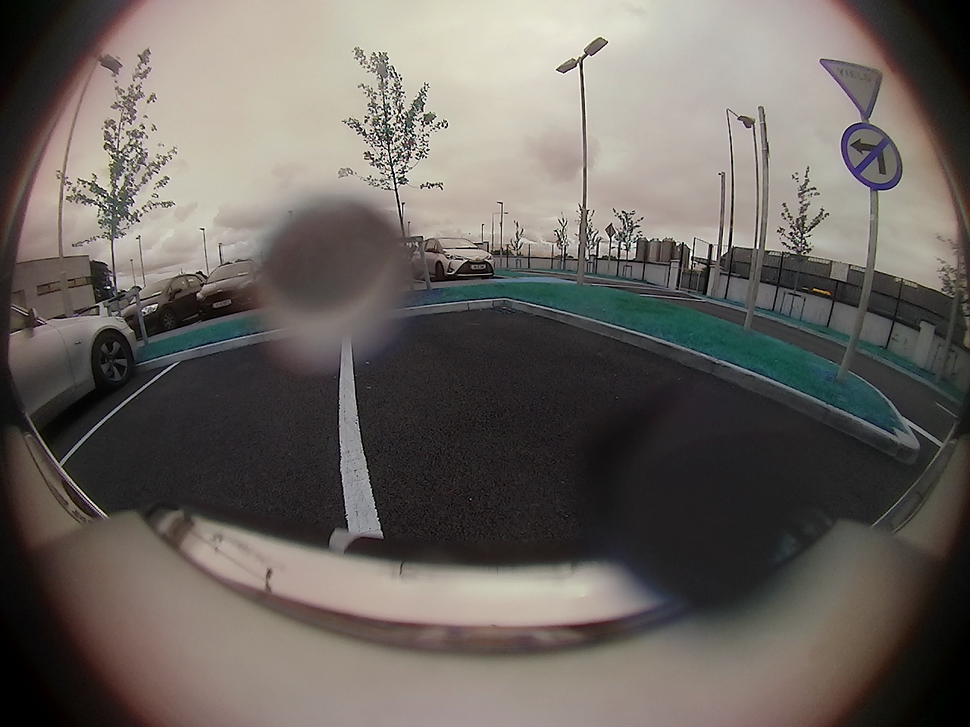
#> input picture syntetic_generation/dirt_samples/image/0669_FV.png, 970 x 727 px, shrunk from 1280 x 960 before the run; its folder holds only this picture in this run
$ python dirt_from_dataset_extractor.py
#> lines starting #> are read from the running program, lines starting #| are printed output that depends on the picture; after the words box and inside, x2 and y2 are one past the last pixel; in counts of white or black regions, pixels touching at a corner belong together
import cv2
import numpy as np
import os

base_dir = "dirt_samples"
image_dir = os.path.join(base_dir, "image")
mask_dir = os.path.join(base_dir, "mask")
output_dir = 'dirt'

os.makedirs(output_dir, exist_ok=True)
image_files = [f for f in os.listdir(image_dir) if f.lower().endswith(('.jpg', '.jpeg', '.png'))]

for image_file in image_files:
    image_path = os.path.join(image_dir, image_file)
    mask_path = os.path.join(mask_dir, image_file)
    if not os.path.exists(mask_path):
        print(f"Пропущено: маска для {image_file} не найдена.")
        continue
    image = cv2.imread(image_path, cv2.IMREAD_UNCHANGED)
#> image is the input picture: shape (727, 970, 3); mean B, G, R 94.9, 99.9, 105.8
    mask = cv2.imread(mask_path, cv2.IMREAD_GRAYSCALE)
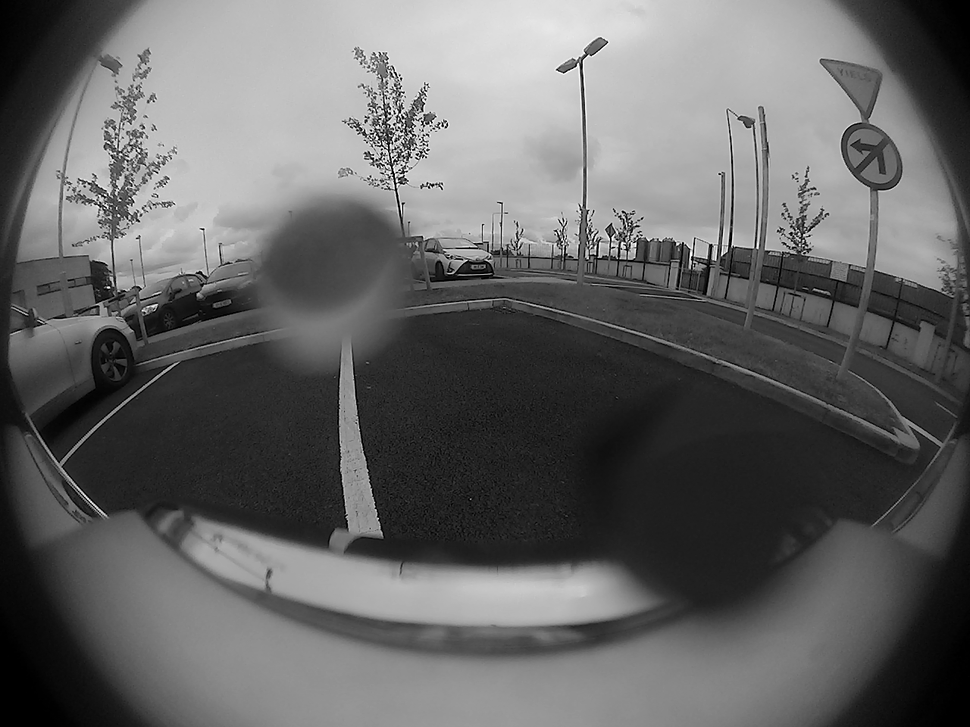
#> mask: shape (727, 970); min 0, max 255, mean 100.6

    if image is None or mask is None:
        print(f"Ошибка загрузки: {image_file}")
        continue

    if image.shape[2] == 3:
        alpha_channel = np.ones((image.shape[0], image.shape[1]), dtype=np.uint8) * 255
        image = np.dstack((image, alpha_channel))
#> image: shape (727, 970, 4)
    contours, _ = cv2.findContours(mask, cv2.RETR_EXTERNAL, cv2.CHAIN_APPROX_SIMPLE)
#> contours = 20 contours, 19 with area under 20; largest, box (x1, y1, x2, y2) and area: (0, 0, 970, 727) 698747
    area_count = 0
    for contour in contours:
        single_mask = np.zeros_like(mask)
        cv2.drawContours(single_mask, [contour], -1, 255, thickness=cv2.FILLED)
        alpha = np.zeros_like(mask)
        alpha[single_mask > 0] = 255
        extracted_area = cv2.bitwise_and(image, image, mask=single_mask)
        extracted_area_with_alpha = np.dstack((extracted_area[:, :, :3], alpha))
        x, y, w, h = cv2.boundingRect(contour)
        cropped_area = extracted_area_with_alpha[y:y+h, x:x+w]
        output_path = os.path.join(output_dir, f"{os.path.splitext(image_file)[0]}_{area_count + 1}.png")
        cv2.imwrite(output_path, cropped_area)
        print(f"Сохранено: {output_path}")
        area_count += 1
#> this loop made 20 passes
#> (x, y, w, h, cropped_area) on passes 1, 2, 3, 4, 6, 8, 14: (940, 725, 1, 1, [[0, 2, 1, 255]]), (942, 723, 1, 1, [[0, 2, 0, 255]]), (39, 715, 1, 1, [[0, 2, 0, 255]]), (949, 711, 1, 1, [[0, 2, 0, 255]]), (959, 693, 1, 1, [[0, 2, 0, 255]]), (26, 692, 1, 1, [[1, 1, 1, 255]]), (965, 673, 1, 1, [[0, 2, 1, 255]])
#> (contour, x, y, w, h) on passes 5, 9, 10, 11, 17, 18: ([[953, 700], [954, 701], [954, 700]], 953, 700, 2, 2), ([[32, 686], [31, 687], [31, 688], [32, 688]], 31, 686, 2, 3), ([[960, 682], [960, 683], [961, 684], [961, 682]], 960, 682, 2, 3), ([[961, 678], [962, 679]], 961, 678, 2, 2), ([[8, 655], [7, 656], [8, 656]], 7, 655, 2, 2), ([[969, 642], [968, 643], [969, 643]], 968, 642, 2, 2)
#| Сохранено: dirt/0669_FV_1.png
#| Сохранено: dirt/0669_FV_2.png
#| Сохранено: dirt/0669_FV_3.png
#| Сохранено: dirt/0669_FV_4.png
#| Сохранено: dirt/0669_FV_5.png
#| Сохранено: dirt/0669_FV_6.png
#| Сохранено: dirt/0669_FV_7.png
#| Сохранено: dirt/0669_FV_8.png
#> (further printed lines are left out)
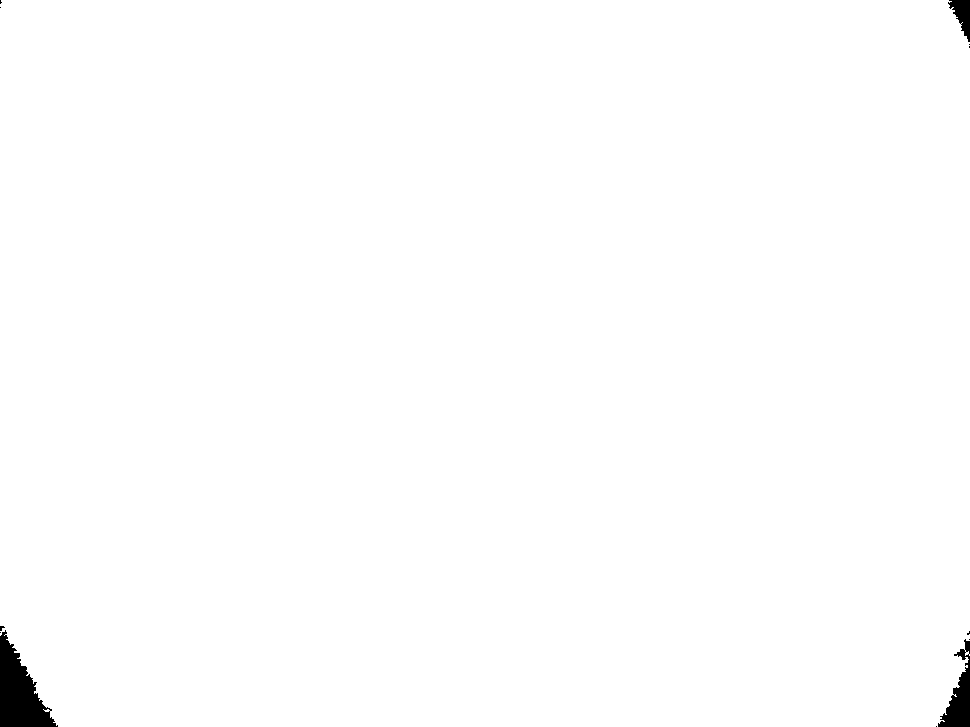
#> alpha: shape (727, 970); 99.3% white; 12 black regions (9 under 20 px), largest, box (x1, y1, x2, y2) and area: (0, 630, 58, 727) 2927, (938, 639, 970, 727) 1241, (948, 0, 970, 42) 489
#> after the loop, area_count = 20

    print(f"Обработано изображение: {image_file}, найдено областей: {area_count}")
#| Обработано изображение: 0669_FV.png, найдено областей: 20

print("Обработка завершена.")

$ run again, on syntetic_generation/dirt_samples/image/0756_FV.png
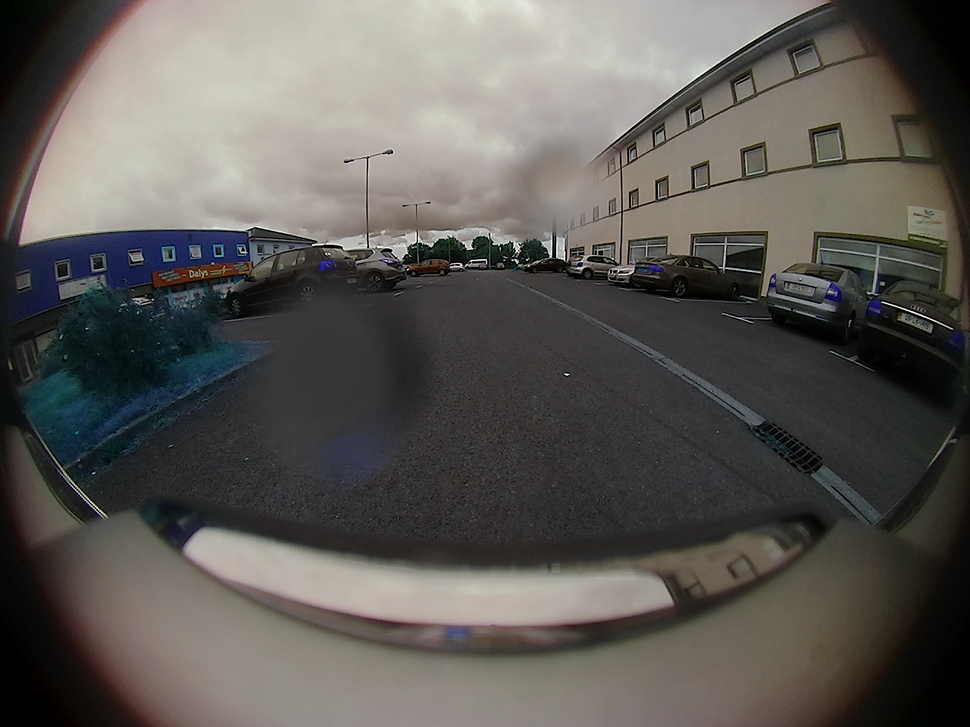
#> input picture syntetic_generation/dirt_samples/image/0756_FV.png, 970 x 727 px, shrunk from 1280 x 960 before the run
#> image is the input picture: shape (727, 970, 3); mean B, G, R 85.9, 89.8, 92.7
#> `mask = cv2.imread(mask_path, cv2.IMREAD_GRAYSCALE)`:
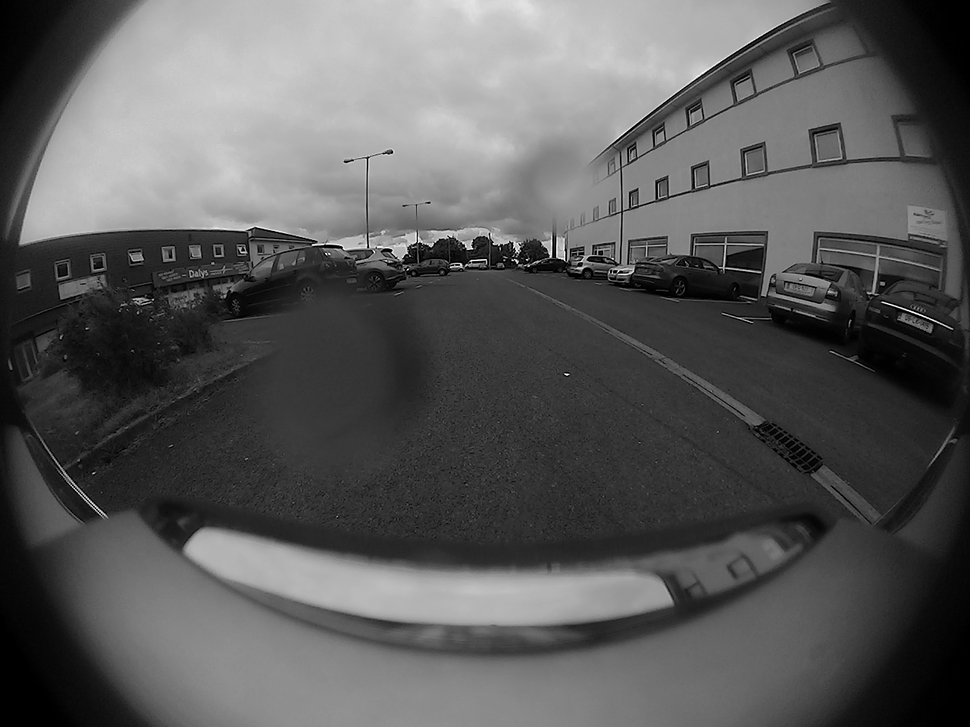
#> mask: shape (727, 970); min 0, max 255, mean 89.8
#> image: shape (727, 970, 4)
#> contours = 37 contours, 36 with area under 20; largest, box (x1, y1, x2, y2) and area: (0, 0, 970, 727) 696664
#> the loop `for contour in contours:` made 37 passes
#> (contour, x, y, w, h, cropped_area) on passes 2, 3, 5, 6: ([[946, 702], [946, 703]], 946, 702, 1, 2, [[0, 2, 0, 255], [0, 2, 0, 255]]), ([[44, 702], [44, 704]], 44, 702, 1, 3, [[0, 0, 4, 255], [0, 0, 4, 255], [0, 0, 4, 255]]), ([[41, 692], [41, 694]], 41, 692, 1, 3, [[0, 0, 4, 255], [0, 0, 4, 255], [0, 0, 4, 255]]), ([[36, 689], [38, 689]], 36, 689, 3, 1, [[0, 0, 4, 255], [0, 0, 4, 255], [0, 0, 4, 255]])
#> (printed output is left out)
#> after the loop `for contour in contours:`:
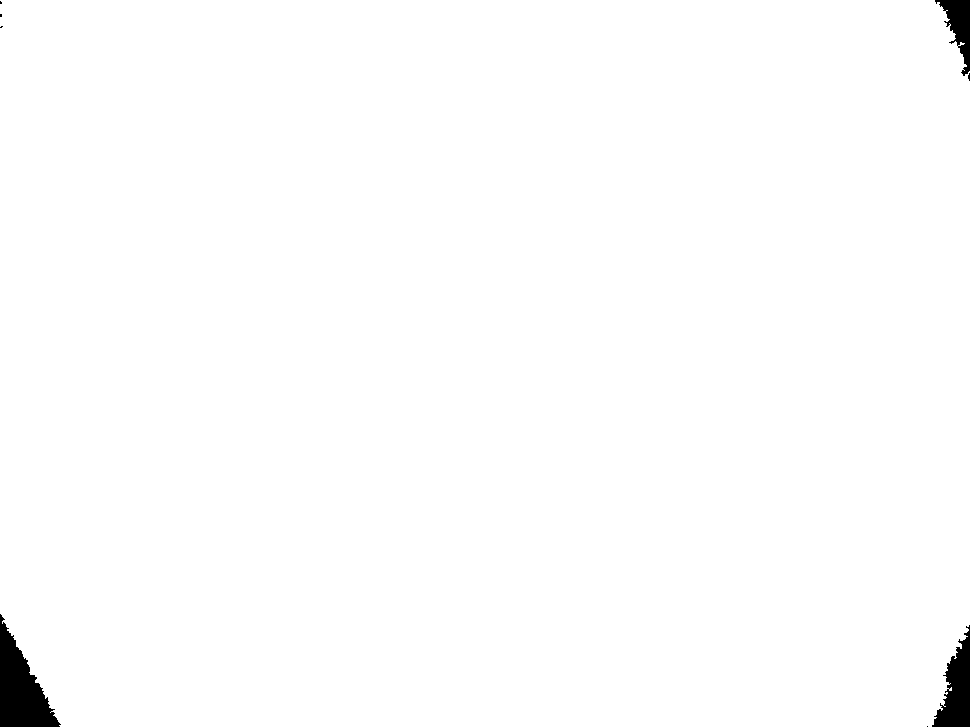
#> alpha: shape (727, 970); 99% white; 8 black regions (5 under 20 px), largest, box (x1, y1, x2, y2) and area: (0, 614, 61, 727) 3490, (932, 625, 970, 727) 2075, (935, 0, 970, 76) 1190
#> after the loop `for contour in contours:`: area_count = 37
#| Обработано изображение: 0756_FV.png, найдено областей: 37

$ run again, on syntetic_generation/dirt_samples/image/0673_MVL.png
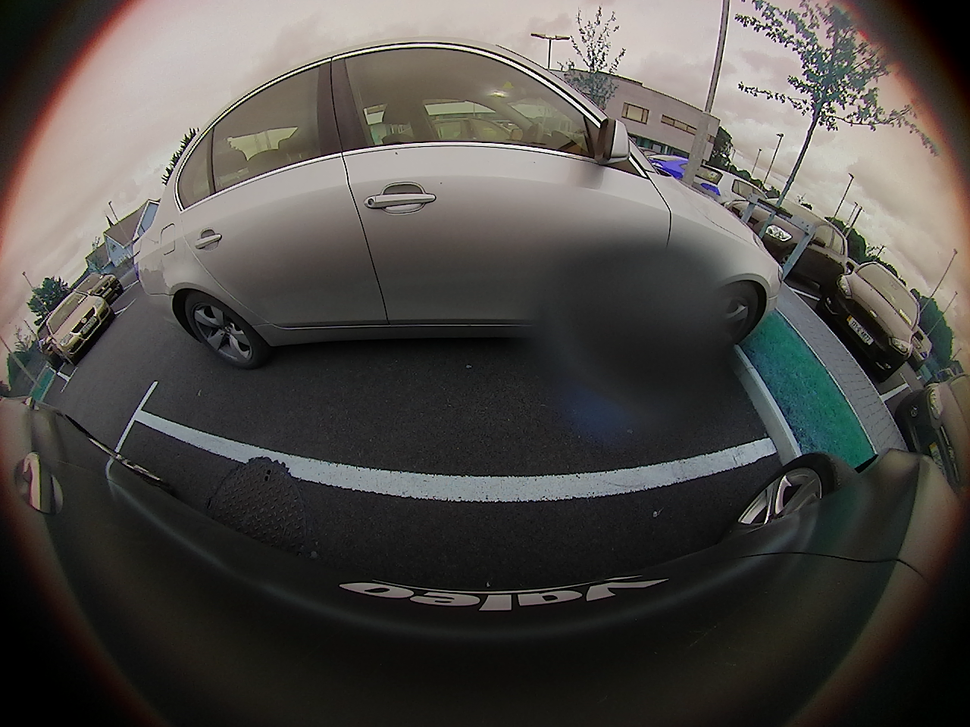
#> input picture syntetic_generation/dirt_samples/image/0673_MVL.png, 970 x 727 px, shrunk from 1280 x 960 before the run
#> image is the input picture: shape (727, 970, 3); mean B, G, R 72, 75.7, 78.7
#> `mask = cv2.imread(mask_path, cv2.IMREAD_GRAYSCALE)`:
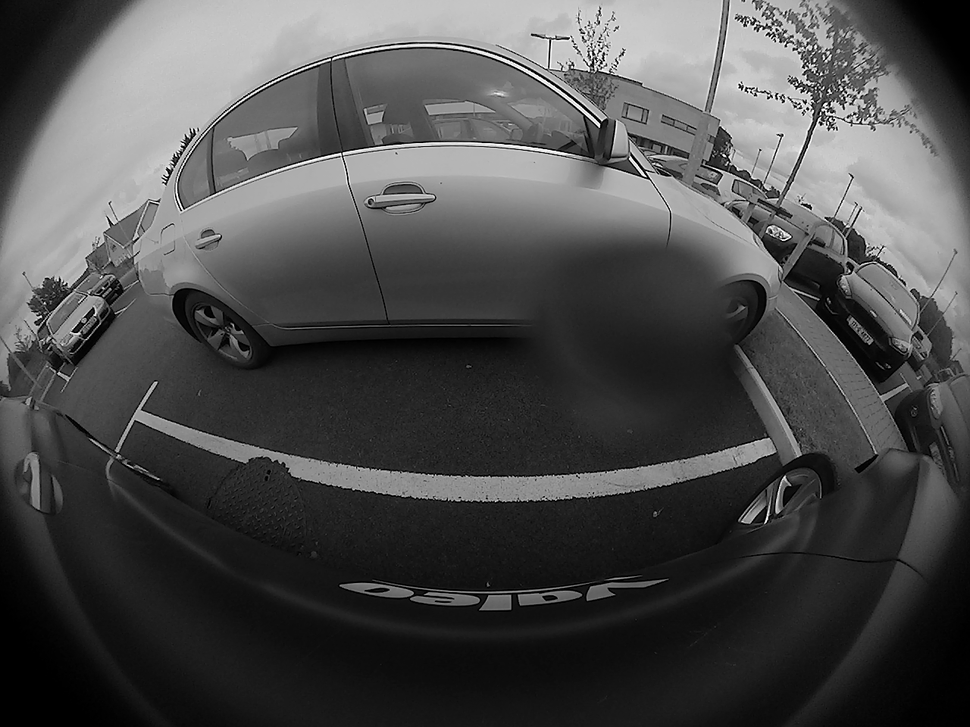
#> mask: shape (727, 970); min 0, max 255, mean 75.7
#> image: shape (727, 970, 4)
#> contours = 22 contours, 21 with area under 20; largest, box (x1, y1, x2, y2) and area: (0, 0, 970, 727) 694948
#> the loop `for contour in contours:` made 22 passes
#> (x, y, w, h, cropped_area) on passes 2, 5, 7, 11, 12, 13, 17, 18: (71, 702, 1, 1, [[0, 2, 1, 255]]), (63, 693, 1, 1, [[0, 2, 1, 255]]), (58, 686, 1, 1, [[1, 1, 1, 255]]), (47, 672, 1, 1, [[0, 2, 1, 255]]), (36, 669, 1, 1, [[1, 1, 1, 255]]), (39, 658, 1, 1, [[1, 1, 1, 255]]), (9, 619, 1, 1, [[0, 2, 1, 255]]), (1, 604, 1, 1, [[0, 2, 1, 255]])
#> (printed output is left out)
#> after the loop `for contour in contours:`:
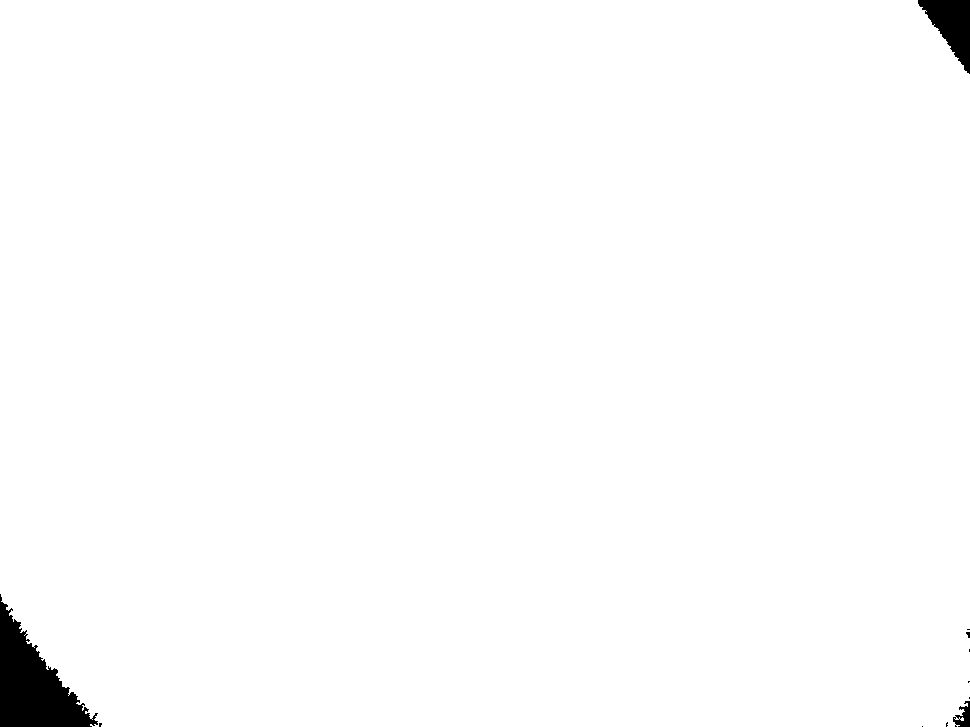
#> alpha: shape (727, 970); 98.8% white; 11 black regions (8 under 20 px), largest, box (x1, y1, x2, y2) and area: (0, 594, 98, 727) 6163, (918, 0, 970, 74) 2025, (953, 701, 970, 727) 246
#> after the loop `for contour in contours:`: area_count = 22
#| Обработано изображение: 0673_MVL.png, найдено областей: 22
